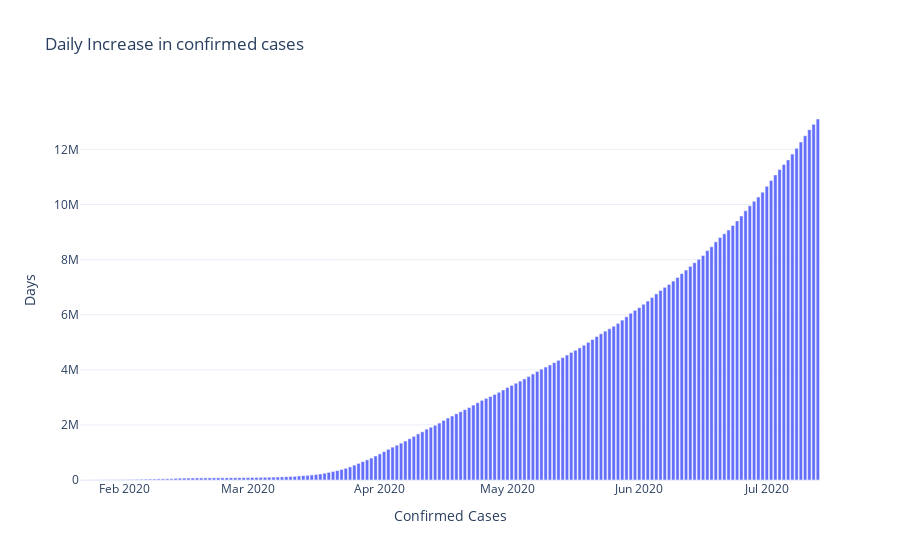

Notebook cell for this chart:
### Code cell
fig = go.Figure(go.Bar(
            x=data_over_time['Date'],
            y=data_over_time['Confirmed'],
           ))
fig.update_layout(
    title='Daily Increase in confirmed cases',
    template='plotly_white',
     xaxis_title="Confirmed Cases",
    yaxis_title="Days",
)
fig.show()

### Figure 1 — Plotly figure (JSON) as saved in the notebook; plotly's stock layout.template omitted (floating-point values rounded to 4 significant figures; data arrays with more than 128 entries replaced by an {"elided": "..."} marker saying what was removed)
{"data": [{"type": "bar", "x": {"elided": "174 str values"}, "y": {"elided": "174 int values"}}], "layout": {"title": {"text": "Daily Increase in confirmed cases"}, "xaxis": {"title": {"text": "Confirmed Cases"}}, "yaxis": {"title": {"text": "Days"}}}}
